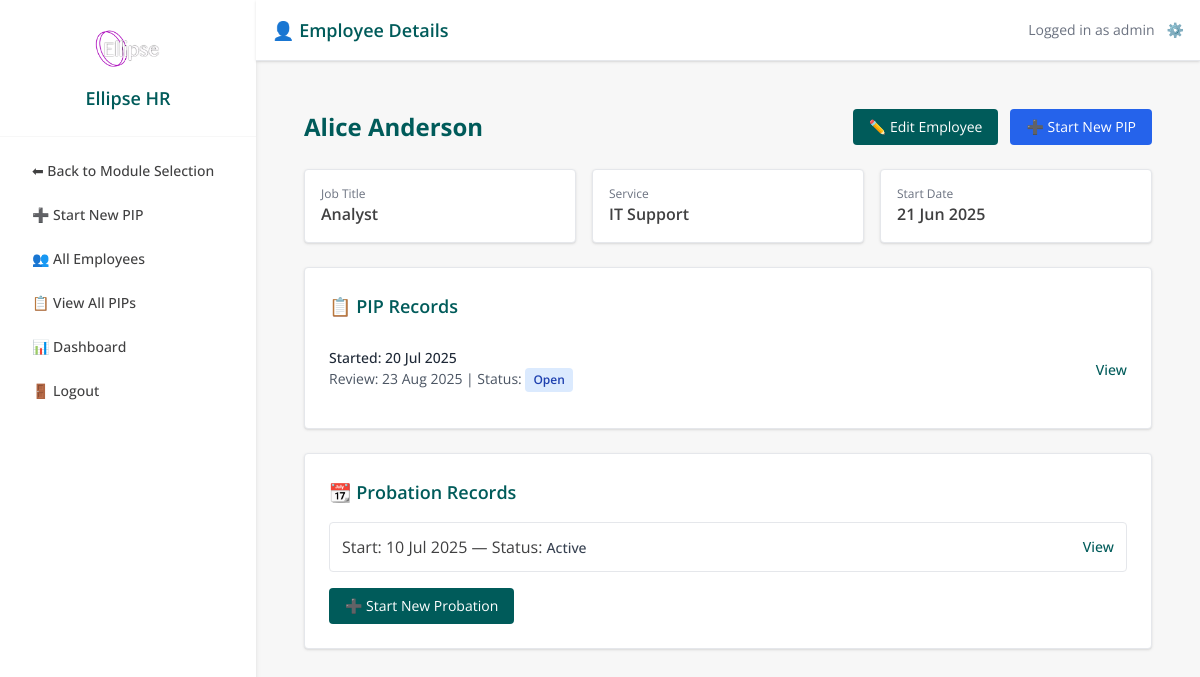
Page /employee/1 (signed in) on the earlier database version.
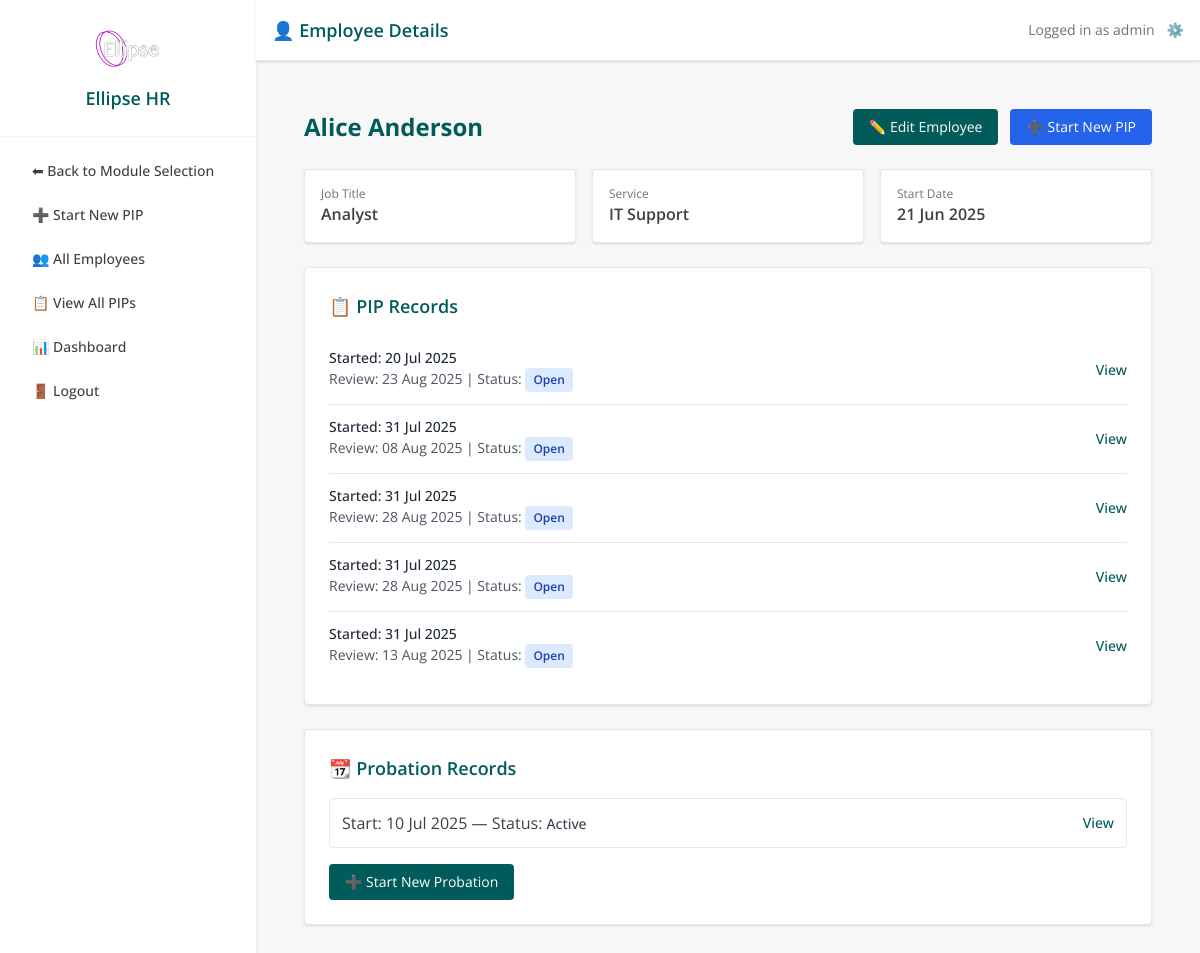
Same page on the later database version.
### models.py (models this page shows)
class PIPRecord(db.Model):
    __tablename__ = 'pip_record'
    id = db.Column(db.Integer, primary_key=True)
    employee_id = db.Column(db.Integer, db.ForeignKey('employee.id'), nullable=False)
    concerns = db.Column(db.Text, nullable=False)
    start_date = db.Column(db.Date, nullable=False)
    review_date = db.Column(db.Date, nullable=False)
    meeting_notes = db.Column(db.Text)
    status = db.Column(db.String(20), default='Open')
    created_by = db.Column(db.String(100))
    created_at = db.Column(db.DateTime, default=datetime.utcnow)
    last_updated = db.Column(db.DateTime, default=datetime.utcnow, onupdate=datetime.utcnow)
    ai_advice = db.Column(db.Text)
    ai_advice_generated_at = db.Column(db.DateTime)
    capability_meeting_date = db.Column(db.DateTime, nullable=True)
    capability_meeting_time = db.Column(db.String, nullable=True)
    capability_meeting_venue = db.Column(db.String, nullable=True)
    employee = db.relationship('Employee', back_populates='pips')
    action_items = db.relationship(
        'PIPActionItem',
        back_populates='pip_record',
        cascade='all, delete-orphan',
        lazy=True
    )
    timeline_events = db.relationship(
        'TimelineEvent',
        back_populates='pip_record',
        cascade='all, delete-orphan',
        lazy=True
    )

class ProbationRecord(db.Model):
    id = db.Column(db.Integer, primary_key=True)
    employee_id = db.Column(db.Integer, db.ForeignKey('employee.id'), nullable=False)
    start_date = db.Column(db.Date, nullable=False)
    expected_end_date = db.Column(db.Date, nullable=False)
    status = db.Column(db.String(50), default="Active")  # Active, Extended, Completed, Failed
    notes = db.Column(db.Text)
    created_at = db.Column(db.DateTime, default=datetime.utcnow)
    last_updated = db.Column(db.DateTime, default=datetime.utcnow, onupdate=datetime.utcnow)
    reviews = db.relationship('ProbationReview', backref='probation', lazy=True, cascade="all, delete-orphan")
    plans = db.relationship('ProbationPlan', backref='probation', lazy=True, cascade="all, delete-orphan")
    employee = db.relationship('Employee', backref=db.backref('probation_records', lazy=True))

### app.py (the view)
@app.route('/employee/<int:employee_id>')
@login_required
def employee_detail(employee_id):
    employee = Employee.query.options(db.joinedload(Employee.pips)).get_or_404(employee_id)
    if current_user.admin_level == 0 and employee.team_id != current_user.team_id:
        flash('Access denied')
        return redirect(url_for('dashboard'))
    return render_template('employee_detail.html', employee=employee)

### app.py (called while the page is built)
@app.context_processor
def inject_module():
    return dict(active_module=session.get('active_module'))

@login_manager.user_loader
def load_user(user_id):
    return db.session.get(User, int(user_id))

@app.before_request
def set_active_module():
    path = request.path.lower()
    if path.startswith('/pip/') or \
       path.startswith('/employee/') or \
       path in ['/dashboard', '/pip_list', '/employee/list', '/employee/add', '/pip/select-employee']:
        session['active_module'] = 'PIP'
    elif path.startswith('/probation/'):
        session['active_module'] = 'Probation'
    elif path == '/':
        session.pop('active_module', None)

### models.py (called while the page is built)
    def is_superuser(self):
        return self.admin_level == 2

### templates/employee_detail.html (shortened to what this page needs)
{% extends "base.html" %}
{% block page_title %}👤 Employee Details{% endblock %}
{% block content %}
<div class="max-w-5xl mx-auto p-6 space-y-6">
  <div class="flex justify-between items-center">
    <h1 class="text-2xl font-bold text-ellipse-teal">
      {{ employee.first_name }} {{ employee.last_name }}
    </h1>
    <div class="flex gap-3">
      <a href="{{ url_for('edit_employee', employee_id=employee.id) }}"
         class="inline-flex items-center bg-ellipse-teal text-white px-4 py-2 rounded hover:bg-ellipse-hover text-sm">
        ✏️ Edit Employee
      </a>
      <button onclick="openPipModal()" class="inline-flex items-center bg-blue-600 text-white px-4 py-2 rounded hover:bg-blue-700 text-sm">
        ➕ Start New PIP
      </button>
    </div>
  </div>
  <div class="grid grid-cols-1 md:grid-cols-3 gap-4">
    <div class="bg-white p-4 rounded shadow border">
      <p class="text-xs text-gray-500">Job Title</p>
      <p class="text-base font-semibold">{{ employee.job_title }}</p>
    </div>
    <div class="bg-white p-4 rounded shadow border">
      <p class="text-xs text-gray-500">Service</p>
      <p class="text-base font-semibold">{{ employee.service }}</p>
    </div>
    <div class="bg-white p-4 rounded shadow border">
      <p class="text-xs text-gray-500">Start Date</p>
      <p class="text-base font-semibold">{{ employee.start_date.strftime('%d %b %Y') }}</p>
    </div>
  </div>
  <div class="bg-white p-6 rounded shadow border">
    <h2 class="text-lg font-semibold text-ellipse-teal mb-4">📋 PIP Records</h2>
    <ul class="divide-y divide-gray-200">
      {% for pip in employee.pips %}
        <li class="py-3">
          <div class="flex justify-between items-center">
            <div>
              <p class="text-sm font-medium text-gray-800">Started: {{ pip.start_date.strftime('%d %b %Y') }}</p>
              <p class="text-sm text-gray-600">
                Review: {{ pip.review_date.strftime('%d %b %Y') }} |
                Status:
                <span class="inline-block px-2 py-1 rounded text-xs font-semibold
                  {% if pip.status == 'Open' %}bg-blue-100 text-blue-800
                  {% elif pip.status == 'Completed' %}bg-green-100 text-green-800
                  {% elif pip.status == 'Closed' %}bg-gray-200 text-gray-700
                  {% else %}bg-gray-100 text-gray-600
                  {% endif %}">
                  {{ pip.status }}
                </span>
              </p>
            </div>
            <a href="{{ url_for('pip_detail', id=pip.id) }}"
               class="text-sm text-ellipse-teal hover:underline font-medium">
              View
            </a>
          </div>
        </li>
      {% else %}
        <li class="py-3 text-gray-400">No PIPs for this employee.</li>
      {% endfor %}
    </ul>
  </div>
  <div class="bg-white p-6 rounded shadow border">
    <h2 class="text-lg font-semibold text-ellipse-teal mb-4">📆 Probation Records</h2>
    {% if employee.probation_records %}
      <ul class="space-y-2">
        {% for probation in employee.probation_records %}
          <li class="flex justify-between items-center border p-3 rounded hover:bg-ellipse-light transition">
            <span>
              Start: {{ probation.start_date.strftime('%d %b %Y') }} —
              Status:
              <span class="text-sm font-medium text-gray-700">{{ probation.status }}</span>
            </span>
            <a href="{{ url_for('view_probation', id=probation.id) }}"
               class="text-sm text-ellipse-teal hover:underline font-medium">
              View
            </a>
          </li>
        {% endfor %}
      </ul>
    {% else %}
      <p class="text-gray-400 text-sm">No probation records found.</p>
    {% endif %}
    <a href="{{ url_for('create_probation', employee_id=employee.id) }}"
       class="inline-block mt-4 bg-ellipse-teal text-white px-4 py-2 rounded hover:bg-ellipse-hover text-sm">
      ➕ Start New Probation
    </a>
  </div>
</div>
{% endblock %}

Differences in the rows shown:
added PIPRecord: start_date "31 Jul 2025", review_date "08 Aug 2025", status "Open"
added PIPRecord: start_date "31 Jul 2025", review_date "28 Aug 2025", status "Open"
added PIPRecord: start_date "31 Jul 2025", review_date "28 Aug 2025", status "Open"
added PIPRecord: start_date "31 Jul 2025", review_date "13 Aug 2025", status "Open"
